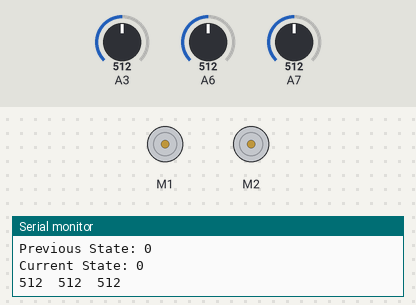
A sketch run on a simulated Arduino Nano, built with avr-gcc and run on an emulated ATmega328P. On the bench: 2 × DC motor (green arrow = forward, orange = backward, longer = faster), the last lines printed to the serial monitor. The inputs (shaded band) are chosen by the test bench; at power-on: A6 = 512, A3 = 512, A7 = 512.

Above: at 3.7 s.
3.8 s: A6 set to 684
6.8 s: A6 set to 708
At 7.4 s:
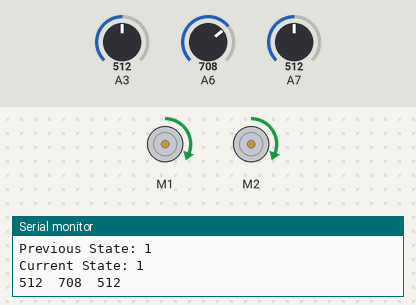
8.4 s: A3 set to 693
11.4 s: A3 set to 710
At 12.5 s:
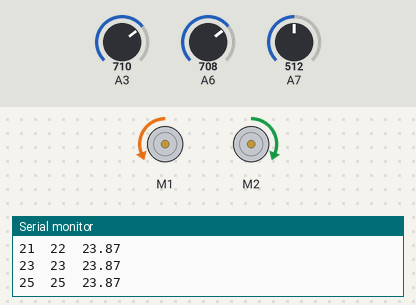
14.4 s: A3 set to 690
At 16.0 s:
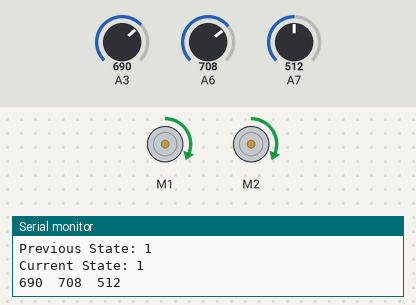
16.3 s: A7 set to 693
17.8 s: A7 set to 709
At 19.0 s:
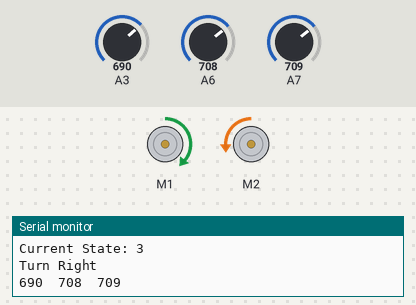
Timing chart, 0 to 20.4 s (numbered marks = the images above; inputs shaded):
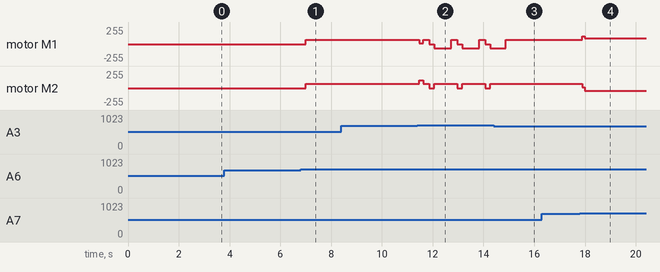

Measured:
- the behaviour switches between 700 and 701 on A6 (found by bisection; images 0 and 1)
- the behaviour switches between 700 and 701 on A3 (found by bisection; images 1 and 2)
- the behaviour switches between 700 and 701 on A7 (found by bisection; images 3 and 4)
- after the input at 6.8 s, motor M1, motor M2: stopped → forward 64/255 after 0.20 s
- after the input at 11.4 s, motor M1: forward 64/255 → forward 14/255 after 0.07 s, then repeats every 1.1 s: forward 64/255 0.23 s, stopped 0.20 s, backward 64/255 0.67 s; motor M2: forward 64/255 → forward 114/255 after 0.07 s, → forward 64/255 0.17 s later, → stopped 0.23 s later, → forward 64/255 0.20 s later, … (8 changes in this stretch)
- after the input at 14.4 s, motor M2: stays forward 64/255 (without the input it goes to stopped after 0.76 s)
- after the input at 17.8 s, motor M1: forward 64/255 → forward 114/255 after 0.08 s, → forward 84/255 0.10 s later; motor M2: forward 64/255 → forward 14/255 after 0.08 s, → backward 44/255 0.10 s later

The sketch:

MazeSolverFiniteStateMachine.ino
```cpp
/***********************************************************************
* Author: Elena Chong
* Last time modified: February 7th, 2016
* Description: Maze Line Solver Vr 1.1 for the RedBot
* Initial line following code from SparkFun Electronics RedBot Library Examples.
***********************************************************************/
#include <RedBot.h>
RedBotSensor left = RedBotSensor(A3);   // initialize a left sensor object on A3
RedBotSensor center = RedBotSensor(A6); // initialize a center sensor object on A6
RedBotSensor right = RedBotSensor(A7);  // initialize a right sensor object on A7

#define THRESHOLD 700
#define SPEED 65  // sets the nominal speed. Set to any number from 0 - 255.

RedBotEncoder encoder = RedBotEncoder(A2, 10);  // initializes encoder on pins A2 and 10
RedBotMotors motors;
int leftSpeed;   // variable used to store the leftMotor speed
int rightSpeed;  // variable used to store the rightMotor speed
int countsPerRev = 192;   // 4 pairs of N-S x 48:1 gearbox = 192 ticks per wheel rev
float wheelDiam = 2.56;  // diam = 65mm / 25.4 mm/in
float wheelCirc = PI*wheelDiam;  // Redbot wheel circumference = pi*D
int lCount; // variables used to store the left and right encoder counts.
int rCount;
int count = 0;
int leftAvg;
int rightAvg;
int centerAvg;
boolean decideAgain = true;
//int rightAvg;
//int leftAvg;
//int centerAvg;

enum state { // States
	start,        // 0
	straight,     // 1
	turnLeft,     // 2
	turnRight,    // 3
	uTurn,        // 4
	decideLeft,   // 5
	decideRight,  // 6
	finished      // 7
};
state nextState = start;
state prevState = start;

void setup()
{
	Serial.begin(9600);
	delay(2000);
	Serial.println("IR Sensor Readings: ");
	delay(500);
}

void loop()
{
	Serial.print(left.read());
	Serial.print("\t");  // tab character
	Serial.print(center.read());
	Serial.print("\t");  // tab character
	Serial.print(right.read());
	Serial.println();
	updateStates();
	motion();
	//if (nextState == straight) {
	//	// if on the line drive left and right at the same speed (left is CCW / right is CW)
	//	if (centerSensors() > THRESHOLD)
	//	{
	//		leftSpeed = -SPEED;
	//		rightSpeed = SPEED;
	//	}
	//	// if the line is under the right sensor, adjust relative speeds to turn to the right
	//	if (rightSensors() > THRESHOLD)
	//	{
	//		leftSpeed = -(SPEED + 50);
	//		rightSpeed = SPEED - 50;
	//	}
	//	// if the line is under the left sensor, adjust relative speeds to turn to the left
	//	if (leftSensors() > THRESHOLD)
	//	{
	//		leftSpeed = -(SPEED - 50);
	//		rightSpeed = SPEED + 50;
	//	}
	//	// if all sensors are on black or up in the air, stop the motors.
	//	// otherwise, run motors given the control speeds above.
	//}
	//if (nextState == turnRight) {
	//	leftSpeed = -SPEED -10;
	//	rightSpeed = -SPEED;
	//}
	//if (nextState == finished) {
	//	if ((leftSensors() > THRESHOLD) && (centerSensors() > THRESHOLD) && (rightSensors() > THRESHOLD))
	//	{
	//		//leftSpeed = -SPEED;
	//		//rightSpeed = SPEED;
	//		//goForwardDecide();
	//		motors.stop();
	//	}
	//}
	//else
	//{
	//	motors.leftMotor(leftSpeed);
	//	motors.rightMotor(rightSpeed);

	//}
	////decideAgain = true;
	delay(0);  // add a delay to decrease sensitivity.
}

//
///*************
//* Define all the states
//*/
void updateStates() {
	// input: 000
	if ((left.read() < THRESHOLD) && (center.read() < THRESHOLD) && (right.read() < THRESHOLD)) {
		prevState = nextState; //updating previous state to be what the previous action was.
		if (prevState == start) {
			nextState = start;
		}
		//else if (prevState == straight && (left.read() < THRESHOLD) && (center.read() < THRESHOLD) && (right.read() < THRESHOLD)) {
		//	nextState = uTurn;
		//}
		else if (prevState == uTurn) {
			nextState = uTurn;
		}
		else if (prevState == decideLeft) {
			nextState = turnLeft;
		}
		else if (prevState == decideRight) {
			nextState = turnRight;
		}
	}
	// input: 010
	else if ((left.read() < THRESHOLD) && (center.read() > THRESHOLD) && (right.read() < THRESHOLD)) {
		prevState = nextState;
		if (prevState == start) {
			nextState = straight;
		}
		else if (prevState == uTurn) {
			nextState = straight;
		}
		else if (prevState == turnRight) {
			nextState = straight;
		}
		else if (prevState == decideLeft) {
			nextState = straight;
		}
		else if (prevState == turnLeft) {
			nextState = straight;
		}
		else if (prevState == decideRight) {
			nextState = turnRight;
		}
		else if (prevState == finished) {
			nextState = straight;
		}
	}
	// Input: 011
	else if ((left.read() < THRESHOLD) && (center.read() > THRESHOLD) && (right.read() > THRESHOLD)) {
		prevState = nextState;
		if (prevState == straight) {
			nextState = turnRight;
		}
	}
	// Input: 110
	else if ((left.read() > THRESHOLD) && (center.read() > THRESHOLD) && (right.read() < THRESHOLD)) {
		prevState = nextState;
		if (prevState == straight) {
			nextState = decideLeft;
		}
	}
	// Input: 111
	else if ((left.read() > THRESHOLD) && (center.read() > THRESHOLD) && (right.read() > THRESHOLD)) {
		prevState = nextState;
		if (prevState == straight) {
			nextState = decideRight;
		}
		else if (prevState == decideRight) {
			nextState = finished;
		}
		else if (prevState == finished) {
			nextState = finished;
		}
	}

	// printing the values into the serial
	delay(100);
	Serial.print("Previous State: ");
	Serial.println(prevState);
	Serial.print("Current State: ");
	Serial.println(nextState);
}

// UPDATE SENSOR DATA - AVERAGE SENSOR READINGS
//void updateSensors() {
//	int leftS;
//	int centerS;
//	int rightS;
//
//	for (int i = 0; i < 5; i++) {
//		leftS = leftS + left.read();
//		rightS = rightS + right.read();
//		centerS = centerS + center.read();
//	}
//	leftAvg = leftS / 5;
//	rightAvg = rightS / 5;
//	centerAvg = centerS / 5;
//}


/**
* Method that is called to perform all the motions based on sensor readings and the states
*/
void motion() {
	//***** going straight *****//
	if (nextState == straight) {
		if (centerSensors() > THRESHOLD)
		{
			leftSpeed = -SPEED;
			rightSpeed = SPEED;
		}
		if (rightSensors() > THRESHOLD)
		{
			leftSpeed = -(SPEED + 50);
			rightSpeed = SPEED - 50;
		}
		if (leftSensors() > THRESHOLD)
		{
			leftSpeed = -(SPEED - 50);
			rightSpeed = SPEED + 50;
		}
	}
	//** turn right **//
	else if (nextState == turnRight) {
		Serial.println("Turn Right");
		leftSpeed = -SPEED - 20;
		rightSpeed = -SPEED + 20;
	}
	//** decide right **//
	else if (nextState == decideRight) {
		goForwardDecideRight();
	}
	//** turn left **//
	else if (nextState == turnLeft) {
		Serial.println("Turn Left");
		leftSpeed = SPEED;
		rightSpeed = SPEED;
	}
	//** decide left **//
	if (nextState == decideLeft) {
		goForwardDecideLeft();
	}


	//** U TURN **//
	else if (nextState == uTurn) {
		while (center.read() < THRESHOLD) {
			leftSpeed = -SPEED;
			rightSpeed = -SPEED;
			motors.leftMotor(leftSpeed);
			motors.rightMotor(rightSpeed);
		}
	}
	else if (nextState == finished) {
		motors.brake();
	}
	//else {
	//	motors.leftMotor(leftSpeed);
	//	motors.rightMotor(rightSpeed);
	//}
	motors.leftMotor(leftSpeed);
	motors.rightMotor(rightSpeed);
}

/********************************************
* Go forward an inch to decide next movement.
*/
void goForwardDecideLeft() {
	// move forward and decide based on values read.
	Serial.println("Move forward an inch");
	driveDistance(1, -SPEED, SPEED); //drive forward an inch
	delay(200); //delay
	if ((right.read() < THRESHOLD) || (left.read() < THRESHOLD)) {
		//turn left
		leftSpeed = SPEED;
		rightSpeed = SPEED;
	}
	else {
		leftSpeed = -SPEED;
		rightSpeed = SPEED;
	}
	motors.leftMotor(leftSpeed);
	motors.rightMotor(rightSpeed);
	delay(500);
	motors.brake();
}

/********************************************
* Go forward an inch to decide next movement.
*/
void goForwardDecideRight() {
	// move forward and decide based on values read.
	Serial.println("Move forward an inch");
	driveDistance(1, -SPEED, SPEED); //drive forward an inch
	delay(200); //delay
	if ((right.read() < THRESHOLD) || (left.read() < THRESHOLD)) {
		//right turn
		leftSpeed = -SPEED;
		rightSpeed = -SPEED;
	}
	else if ((right.read() < THRESHOLD) && (center.read() > THRESHOLD) && (left.read() < THRESHOLD)) {
		leftSpeed = -SPEED;
		rightSpeed = SPEED;
	}
	delay(200);
	motors.leftMotor(leftSpeed);
	motors.rightMotor(rightSpeed);
	delay(500);
	motors.brake();
}


/**
* Drive distance function from RedBot library examples
* distance in inches
* leftPower must be negative to drive forward
* rightPower must be positive to drive forward
*/
void driveDistance(float distance, int leftPower, int rightPower)
{
	long lCount = 0;
	long rCount = 0;
	float numRev;
	// debug
	Serial.print("driveDistance() ");
	Serial.print(distance);
	Serial.print(" inches at ");
	Serial.print(leftPower);
	Serial.println(" left power.");
	Serial.print(rightPower);
	Serial.println(" right power.");
	numRev = (float)distance / wheelCirc;
	Serial.println(numRev, 3);
	encoder.clearEnc(BOTH);  // clear the encoder count
	motors.leftMotor(leftPower);
	motors.rightMotor(rightPower);

	while (abs(lCount) < numRev*countsPerRev)
	{
		// while the left encoder is less than the target count -- debug print
		// the encoder values and wait -- this is a holding loop.
		lCount = encoder.getTicks(LEFT);
		rCount = encoder.getTicks(RIGHT);
		Serial.print(lCount);
		Serial.print("\t");
		Serial.print(rCount);
		Serial.print("\t");
		Serial.println(numRev*countsPerRev);
	}
	// now apply "brakes" to stop the motors.
	motors.brake();
}


int centerSensors() {
	int centerS;

	for (int i = 0; i < 5; i++) {
		centerS = centerS + center.read();
	}
	return centerAvg = centerS / 5;
}
int rightSensors() {
	int rightS;

	for (int i = 0; i < 5; i++) {
		rightS = rightS + right.read();
	}
	return rightAvg = rightS / 5;
}
int leftSensors() {
	int leftS;

	for (int i = 0; i < 5; i++) {
		leftS = leftS + left.read();
	}
	return leftAvg = leftS / 5;
}
```
